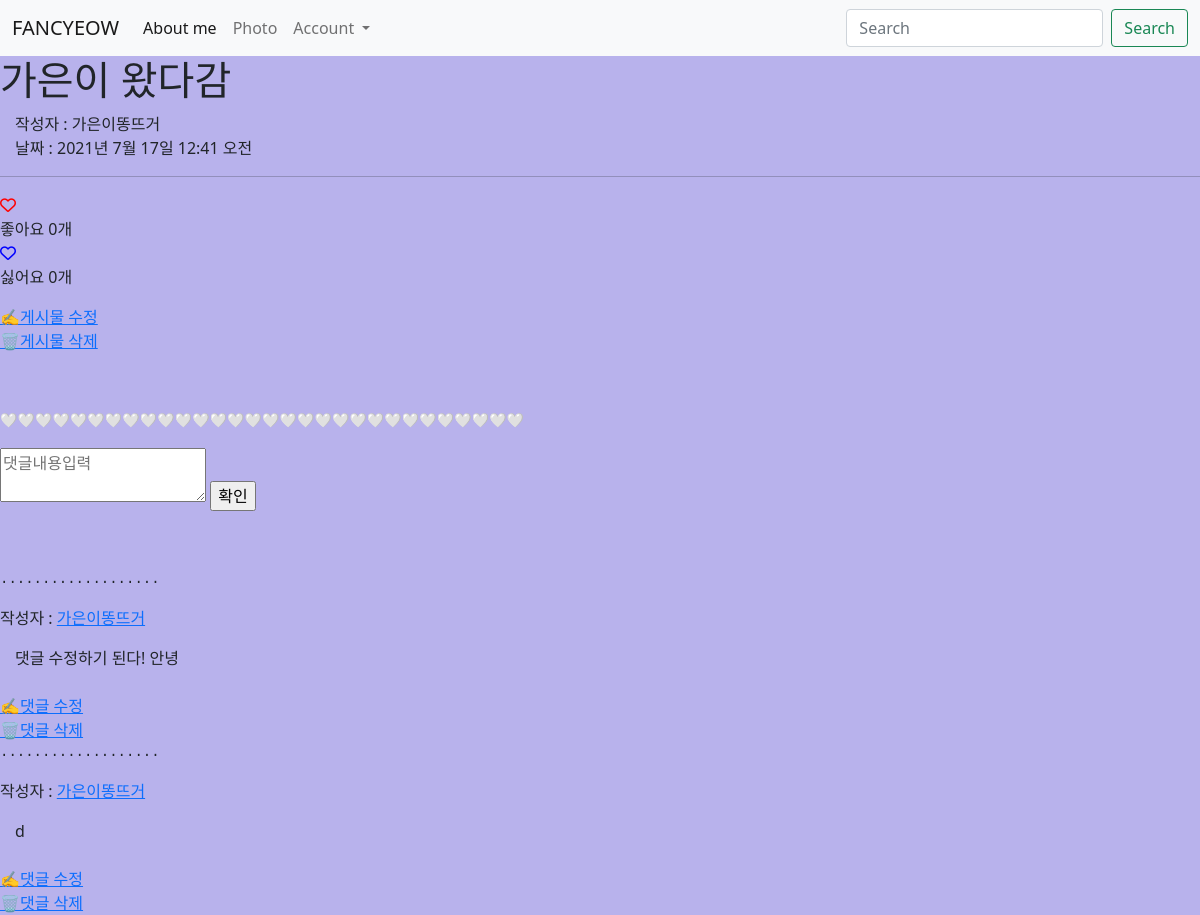
The app's page /3, older data.
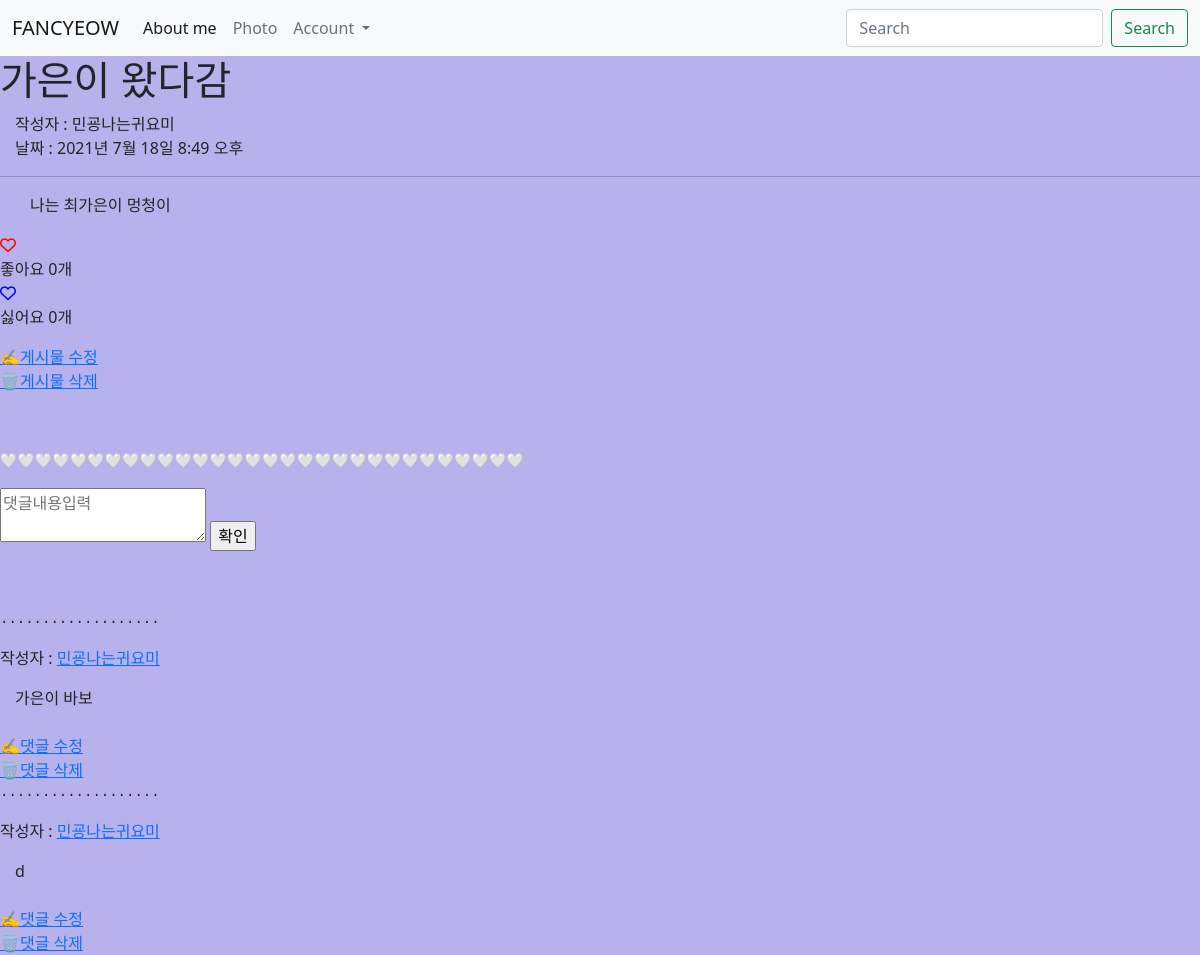
The same page, newer data.
### main/models.py (models this page shows, shortened)
class Post(models.Model):
    id = models.AutoField(primary_key=True)
    title = models.CharField(max_length=200)
    writer = models.ForeignKey(User, on_delete = models.CASCADE)
    pub_date = models.DateTimeField()
    body = models.TextField()
    image = models.ImageField(upload_to="post/", blank=True, null=True)
    like_user_set = models.ManyToManyField(User, blank=True, related_name='likes_user_set',through='Like')
    dislike_user_set = models.ManyToManyField(User, blank=True, related_name='dislikes_user_set',through='Dislike')
    @property
    def like_count(self):
        return self.like_user_set.count()
    @property
    def dislike_count(self):
        return self.dislike_user_set.count()

class Comment(models.Model):
	content = models.TextField()
	writer = models.ForeignKey(User, on_delete=models.CASCADE)
	post = models.ForeignKey(Post, on_delete=models.CASCADE, related_name='comments')
	created_at = models.DateTimeField(auto_now_add = True)
	updated_at = models.DateTimeField(auto_now = True)

### main/views.py (the view)
# urls.py: path('<int:id>', detail, name="detail"),
def detail(request, id):
    post = get_object_or_404(Post, pk = id)
    all_comments = post.comments.all().order_by('-created_at')
    return render(request, 'main/detail.html', {'post':post, 'comments':all_comments})

### main/templates/main/detail.html (shortened to what this page needs)
{% extends 'base.html' %}
{% load static %}
{% block content %}
<head>
</head>
<h1>{{post.title}} </h1>
<div style=" text-indent: 15px;">
  {% if post.writer %}
    {% if 'user' in post.writer.username %}
    작성자 : <a href="{% url 'users:mypage' post.writer.id %}"></a>{{ post.writer.last_name }} {{ post.writer.first_name }}
    {% else %}
    작성자 : <a href="{% url 'users:mypage' post.writer.id %}"></a>{{ post.writer }}
    {% endif %}
    {% else %}
    작성자 : 알 수 없음
  {% endif %}
</div>
<div style=" text-indent: 15px;">
  날짜 : {{post.pub_date}}
</div>
<hr/>
<p style=" text-indent: 30px;">{{post.body}}</p>
<div class="heart">
	<span href="#" class="like" name ="{{post.id}}" value="Like">
		{% if user in post.like_user_set.all %}
			<div class="alt-service-icon">
				<i class="fas fa-heart" id ="like-icon" style="color:red;"></i>
			</div>
		{% else %}
			<div class="alt-service-icon">
				<i class="far fa-heart" id ="like-icon" style="color:red;"></i>
			</div>
		{% endif %}
		<span id="count-{{ post.id }}" class="alt-services-title font-alt">
			좋아요
			{% if post.like_count == 0 %}
				0개
			{% else %}
				{{ post.like_count }}개
			{% endif %}
		</span>
	</span>
	</div>
	<div class="unlike1">
		<span href="#" class="dislike" name ="{{post.id}}" value="Disike">
				{% if user in post.dislike_user_set.all %}
					<div class="alt-icon">
						<i class="fas fa-heart" id ="dislike-icon" style="color:blue;"></i>
					</div>
				{% else %}
					<div class="alt-icon">
						<i class="far fa-heart" id ="dislike-icon" style="color:blue;"></i>
					</div>
				{% endif %}
				<span id="count1-{{ post.id }}" class="services-title font-alt">
					싫어요
					{% if post.dislike_count == 0 %}
						0개
					{% else %}
						{{ post.dislike_count }}개
					{% endif %}
				</span>
			</span>
	</div>
<a href="{%url 'main:edit' post.id %}">✍게시물 수정</a><br>
<a href="{%url 'main:delete' post.id %}">🗑게시물 삭제</a>
<pre>
</pre>
<pre>🤍🤍🤍🤍🤍🤍🤍🤍🤍🤍🤍🤍🤍🤍🤍🤍🤍🤍🤍🤍🤍🤍🤍🤍🤍🤍🤍🤍🤍🤍</pre>
<div>
	<form action="{%url 'main:create_comment' post.id%}" method="POST">
		<textarea name="content" placeholder="댓글내용입력"></textarea>
		<input type="submit" value="확인">
	</form>
</div>
<pre>
</pre>
<div>
{% for comment in comments %}
<pre>...................</pre>
    <div>
        <p>{% if post.writer %}
            {% if 'user' in post.writer.username %}
            작성자 : <a href="{% url 'users:mypage' comment.writer.id %}">{{ post.writer.last_name }}{{ post.writer.first_name }}</a>
            {% else %}
            작성자 : <a href="{% url 'users:mypage' comment.writer.id %}">{{ post.writer }}</a>
            {% endif %}
            {% else %}
            작성자 : 알 수 없음
            {% endif %}
        </p>
        <div style=" text-indent: 15px;">
          {{comment.content}}
        </div>
        <br><a href="{% url 'main:update_comment' comment.id %}">✍댓글 수정</a>
        <br><a href="{% url 'main:delete_comment' comment.id %}">🗑댓글 삭제 </a>
    </div>
{%endfor%}
</div>
{% endblock %}

Row changes from the older to the newer data that the page shows:
removed Comment: {{ post.writer }} "가은이똥뜨거", content "댓글 수정하기 된다! 안녕"
changed Post "가은이 왔다감": writer "가은이똥뜨거" → "민굥나는귀요미"; pub_date "2021년 7월 17일 12:41 오전" → "2021년 7월 18일 8:49 오후"; body (not shown) → "나는 최가은이 멍청이"
added Comment: {{ post.writer }} "민굥나는귀요미", content "가은이 바보"
